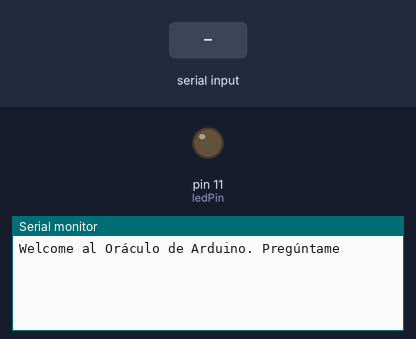
The sketch below on a simulated Arduino Uno, built with avr-gcc and run on an emulated ATmega328P. On the bench: output pins drawn as LEDs (lit = HIGH), the last lines printed to the serial monitor. Inputs (shaded band) come from the test bench. Random numbers use the default seed unless the sketch sets one.

Above: at 1.2 s.
1.3 s: "1\n" received over Serial
At 3.1 s:
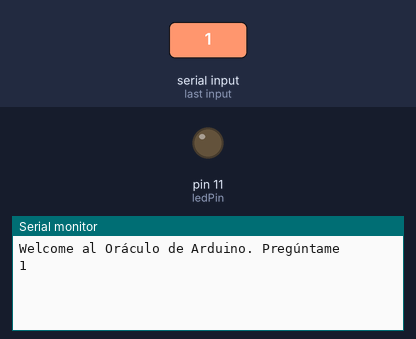
At 4.2 s:
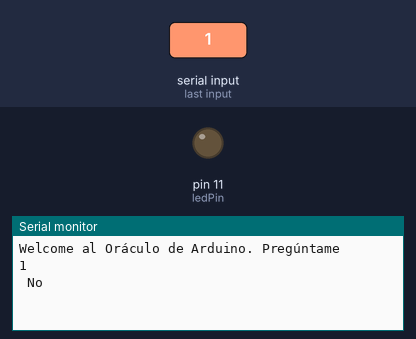

Measured:
- after the input at 1.3 s, the serial monitor: prints a new line after 1.0 s (image 1)

The sketch:

01_Pr_ctica_Classe.ino
```cpp
////////LED AZUL////////

const int ledPin = 11;
int brillo;
int fade = 1;

////////LED BLANCO/////////

const int ledPin2 = 11;
int brillo2;
int fade2 = 1;

////////PREGUNTA/////////
String Questions;
String r0 = " Si ";
String r1 = " No ";
String r2 = " Millor torna-m'ho a preguntar";
String num = "Quedat amb aquest numero ";

int numRandom;


void setup() {
  // Serial Begin
  Serial.begin(9600);

  //Quan començi l'sketch, Saluda:
  if (Serial) {
    Serial.println("Welcome al Oráculo de Arduino. Pregúntame");
  }

  //declarar los dos leds
  pinMode(ledPin, OUTPUT);
  pinMode(ledPin2, OUTPUT);
}

void loop() {

  if (Serial.available() > 0) {                //MIRA SI HAY ALGUN VALOR MAYOR A CERO = CUALQUIER DATO
    Questions = Serial.readStringUntil('\r');  //LEE HASTA (\n = NUEVA LINEA) (\t = TABULADOR) (\r=ENTER)

    //Serial.println("Tu pregunta: ");
    Serial.println(Questions);
    delay(1000);

    //Tirar un dado entre el 0 y el 2.
    numRandom = random(0, 3);

    //
    if (numRandom == 0) {
      Serial.println(r0);
      digitalWrite(ledPin, HIGH);
      digitalWrite(ledPin2, LOW);

    } else if (numRandom == 1) {
      Serial.println(r1);
      digitalWrite(ledPin2, HIGH);
      digitalWrite(ledPin, LOW);

    } else if (numRandom == 2) {
      Serial.println(r2);
      for (int i = 0; i <= 5; i++) {
        digitalWrite(ledPin, HIGH);
          delay(500);
        digitalWrite(ledPin, LOW);
          delay(500);
      }
    }
  }
}
```
